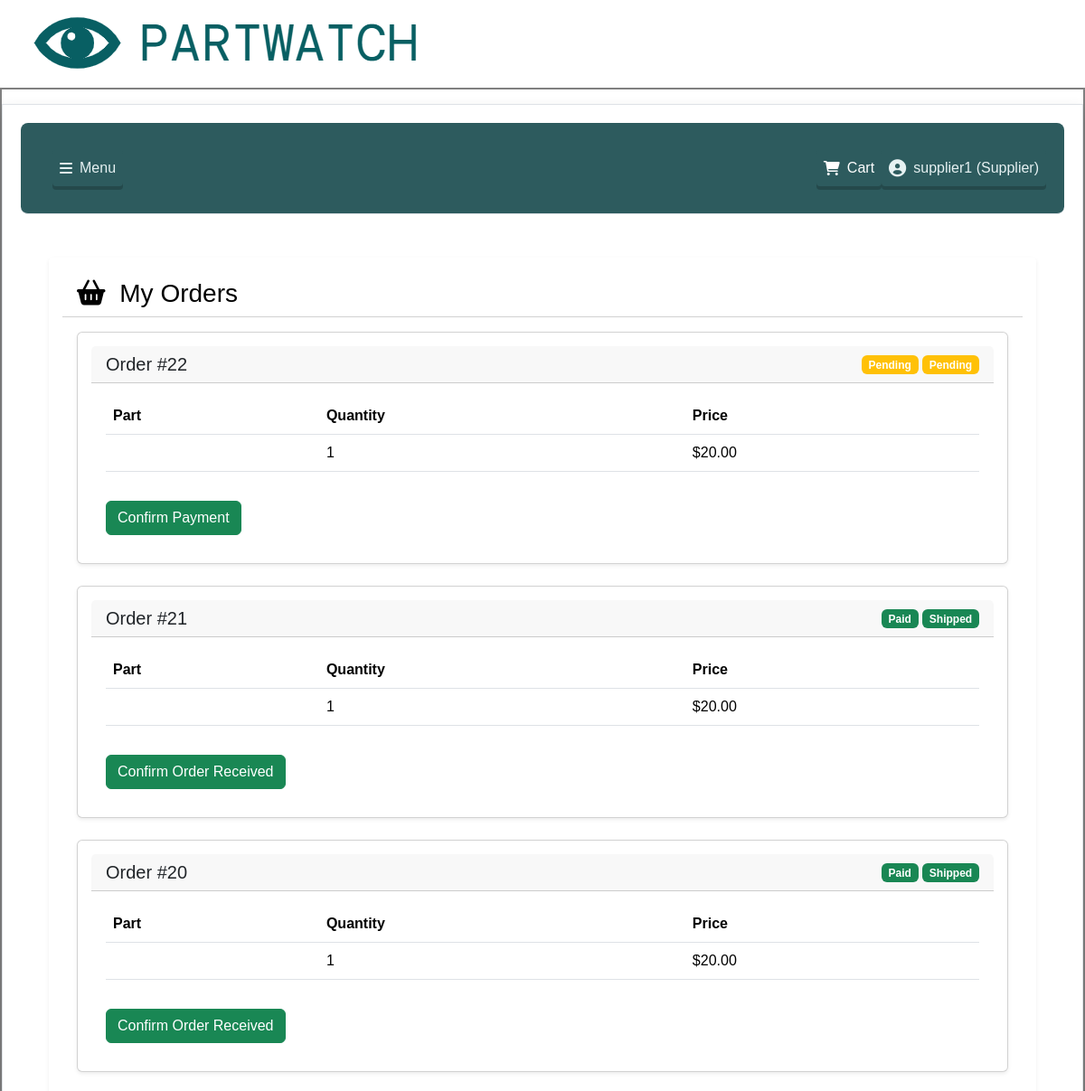
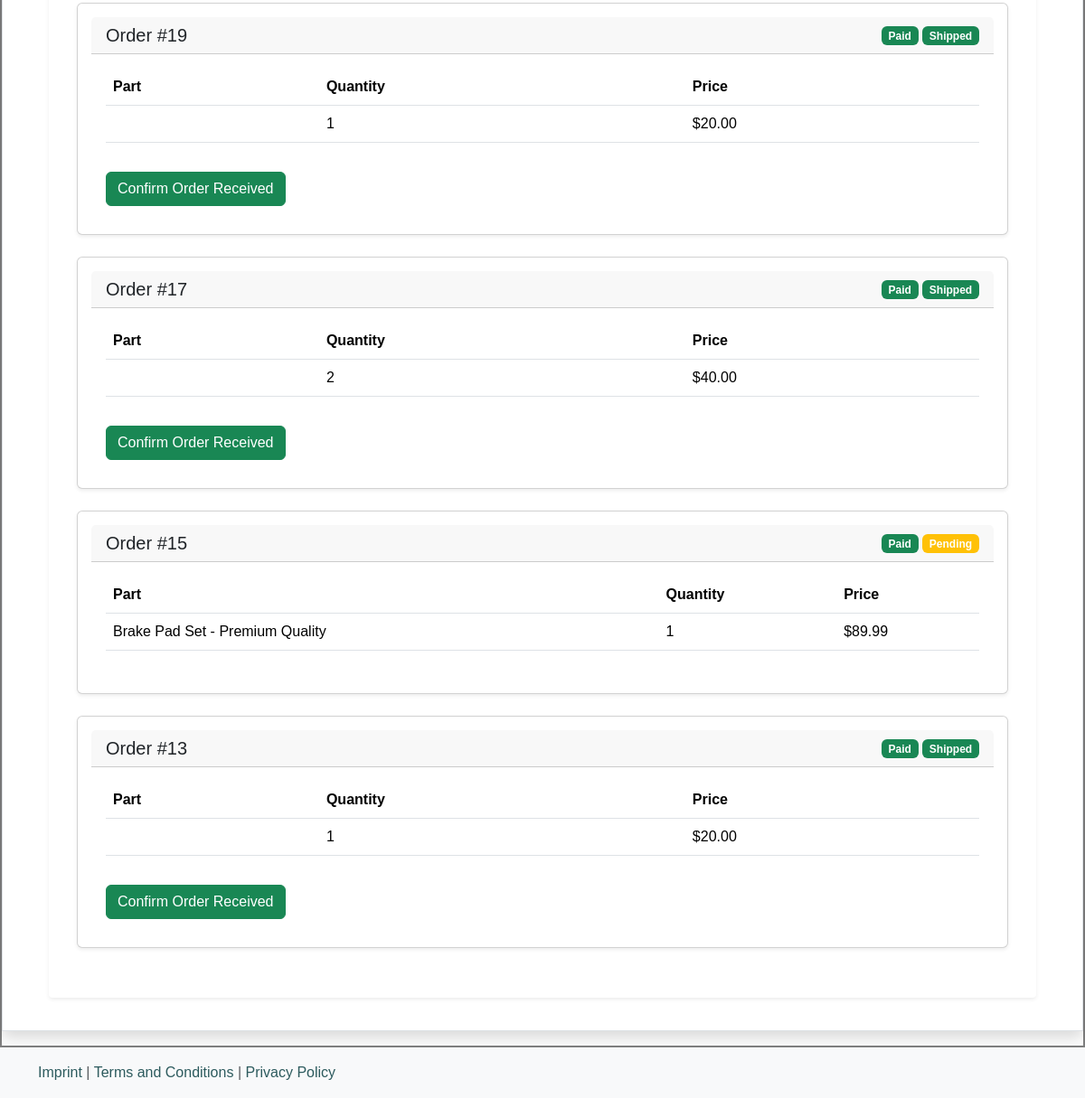
Screenshot of /my_orders (signed in) with the database file from the repository (2 pictures, top to bottom).
### models.py (models this page shows, shortened)
class User(db.Model, UserMixin):
    id = db.Column(db.Integer, primary_key=True)
    username = db.Column(db.String(150), unique=True, nullable=False)
    email = db.Column(db.String(150), unique=True, nullable=False)
    password = db.Column(db.String(200), nullable=False)
    role = db.Column(db.String(50), nullable=False)

class Order(db.Model):
    id = db.Column(db.Integer, primary_key=True)
    user_id = db.Column(db.Integer, db.ForeignKey('user.id'), nullable=False)
    user = db.relationship('User', backref=db.backref('orders', lazy=True))
    order_date = db.Column(db.DateTime, nullable=False, default=datetime.utcnow)
    total_amount = db.Column(db.Float, nullable=False)
    payment_status = db.Column(db.String(20), nullable=False, default='pending')
    payment_reference = db.Column(db.String(100), nullable=True)
    payment_date = db.Column(db.DateTime, nullable=True)
    shipping_name = db.Column(db.String(150), nullable=True)
    shipping_address = db.Column(db.Text, nullable=True)
    shipping_status = db.Column(db.String(20), nullable=False, default='pending')  # Add this line
    completion_status = db.Column(db.String(20), nullable=False, default='pending')  # Add this line
    purchases = db.relationship('Purchase', back_populates='order', lazy=True)

class Purchase(db.Model):
    id = db.Column(db.Integer, primary_key=True)
    order_id = db.Column(db.Integer, db.ForeignKey('order.id'), nullable=True)  # Changed to nullable
    order = db.relationship('Order', back_populates='purchases', lazy=True)
    part_id = db.Column(db.Integer, db.ForeignKey('part.id'), nullable=False)
    part = db.relationship('Part', back_populates='purchases', lazy=True)
    user_id = db.Column(db.Integer, db.ForeignKey('user.id'), nullable=False)
    user = db.relationship('User', backref=db.backref('purchases', lazy=True))
    quantity = db.Column(db.Integer, nullable=False)
    total_price = db.Column(db.Float, nullable=False)
    purchase_date = db.Column(db.DateTime, nullable=False, default=datetime.utcnow)

class Part(db.Model):
    id = db.Column(db.Integer, primary_key=True)
    name = db.Column(db.String(150), nullable=False)
    supplier_id = db.Column(db.Integer, db.ForeignKey('user.id'), nullable=False)
    supplier = db.relationship('User', backref=db.backref('parts', lazy=True, cascade="all, delete-orphan"))
    price = db.Column(db.Float, nullable=False)
    availability = db.Column(db.String(100), nullable=False)
    quantity = db.Column(db.Integer, nullable=False)
    delivery = db.Column(db.String(100), nullable=False)
    image = db.Column(db.String(200), nullable=True)
    description = db.Column(db.Text, nullable=False)
    manufacturer = db.Column(db.String(100), nullable=False)
    model = db.Column(db.String(100), nullable=False)
    purchases = db.relationship(
        'Purchase',
        back_populates='part',
        lazy=True,
        primaryjoin="and_(Part.id==Purchase.part_id, Purchase.order_id==None)",
        cascade="all, delete-orphan"
    )

### app.py (the view)
@app.route('/my_orders')
@login_required
def my_orders():
    orders = Order.query.filter_by(user_id=current_user.id).order_by(Order.order_date.desc()).all()
    supplier_orders = []
    if current_user.role == 'supplier':
        supplier_orders = (Order.query
            .join(Purchase)
            .join(Part)
            .filter(Part.supplier_id == current_user.id)
            .order_by(Order.order_date.desc())
            .distinct()
            .all())
    return render_template('my_orders.html',
                         orders=orders,
                         supplier_orders=supplier_orders)

### app.py (called while the page is built)
@login_manager.user_loader
def load_user(user_id):
    return User.query.get(int(user_id))

### templates/my_orders.html (shortened to what this page needs)
{% extends "base.html" %}
{% block CONTENT %}
<div class="container mt-5">
    <div class="card border-0 shadow-sm card-orders">
        <div class="card-header card-orders-header">
            <h3 class="mb-0"><i class="fas fa-shopping-basket me-2"></i> My Orders</h3>
        </div>
        <div class="card-body">
            {% if orders %}
                {% for order in orders %}
                    <div class="card mb-4 shadow-sm">
                        <div class="card-header d-flex justify-content-between align-items-center">
                            <h5 class="mb-0">Order #{{ order.id }}</h5>
                            <div>
                                <span class="badge {% if order.payment_status == 'pending' %}bg-warning{% else %}bg-success{% endif %}">
                                    {{ order.payment_status|capitalize }}
                                </span>
                                <span class="badge {% if order.shipping_status == 'pending' %}bg-warning{% else %}bg-success{% endif %}">
                                    {{ order.shipping_status|capitalize }}
                                </span>
                            </div>
                        </div>
                        <div class="card-body">
                            <div class="table-responsive">
                                <table class="table">
                                    <thead>
                                        <tr>
                                            <th>Part</th>
                                            <th>Quantity</th>
                                            <th>Price</th>
                                        </tr>
                                    </thead>
                                    <tbody>
                                        {% for purchase in order.purchases %}
                                        <tr>
                                            <td>{{ purchase.part.name }}</td>
                                            <td>{{ purchase.quantity }}</td>
                                            <td>${{ "%.2f"|format(purchase.total_price) }}</td>
                                        </tr>
                                        {% endfor %}
                                    </tbody>
                                </table>
                            </div>
                            {% if order.payment_status == 'pending' and order.user_id == current_user.id %}
                                <form method="POST" action="{{ url_for('confirm_payment', order_id=order.id) }}">
                                    <button type="submit" class="btn btn-success mt-3">Confirm Payment</button>
                                </form>
                            {% endif %}
                            {% if order.completion_status == 'pending' and order.shipping_status == 'shipped' and order.user_id == current_user.id %}
                                <form method="POST" action="{{ url_for('confirm_completion', order_id=order.id) }}">
                                    <button type="submit" class="btn btn-success mt-3">Confirm Order Received</button>
                                </form>
                            {% endif %}
                        </div>
                    </div>
                {% endfor %}
            {% else %}
                <div class="alert alert-info">You have no orders yet.</div>
            {% endif %}
        </div>
    </div>
</div>
{% endblock %}

### templates/base.html (shortened to what this page needs)
<!doctype html>
<html lang="en">
<head>
    {{ bootstrap.load_css() }}
    <link rel="stylesheet" href="{{ url_for('static', filename='css/style.css') }}">
    <link rel="stylesheet" href="https://cdnjs.cloudflare.com/ajax/libs/font-awesome/6.0.0-beta3/css/all.min.css">
</head>
<body>
    <header>
        <a href="{{ url_for('index') }}">
            <img src="{{ url_for('static', filename='images/logo.png') }}" alt="Logo" class="logo">
        </a>
    </header>
    <div class="main-container">
        <div class="container-fluid border shadow pb-3 my-3">
            <nav class="navbar navbar-expand-xl border-bottom mb-3" style="background: #2d5b5e; border-radius: 8px;">
                <div class="container-fluid px-0">
                    <div class="collapse navbar-collapse" id="navbarSupportedContent">
                        <ul class="navbar-nav w-100">
                            {% if current_user.is_authenticated %}
                                <li class="nav-item dropdown">
                                    <a class="nav-link custom-button" id="hoverDropdown">
                                        <i class="fas fa-bars"></i>
                                        <span>Menu</span>
                                    </a>
                                </li>
                                <li class="nav-item ms-auto">
                                    <a class="nav-link custom-button" href="{{ url_for('cart') }}">
                                        <i class="fas fa-shopping-cart cart-icon"></i>
                                        <span class="cart-text">Cart</span>
                                    </a>
                                </li>
                                <li class="nav-item">
                                    <a class="nav-link custom-button profile-link" href="{{ url_for('profile') }}">
                                        <i class="fas fa-user-circle user-icon"></i>
                                        <span>{{ current_user.username }} ({{ current_user.role | capitalize }})</span>
                                    </a>
                                </li>
                            {% else %}
                                <li class="nav-item">
                                    <a class="nav-link custom-button fs-4 fw-bold text-light py-2 px-3" href="{{ url_for('login') }}">
                                        <i class="fas fa-sign-in-alt"></i> Login
                                    </a>
                                </li>
                            {% endif %}
                        </ul>
                    </div>
                </div>
            </nav>
            <main>
                <div class="container">
                {% block CONTENT %}{% endblock %}
                </div>
            </main>
        </div>
    </div>
    <footer class="footer mt-auto py-3 bg-light">
        <div class="container">
            <span class="text-muted">
                <a href="{{ url_for('imprint') }}">Imprint</a> |
                <a href="{{ url_for('terms') }}">Terms and Conditions</a> |
                <a href="{{ url_for('privacy') }}">Privacy Policy</a>
            </span>
        </div>
    </footer>
</body>
</html>

### static/css/style.css (style rules this page uses)
:root { --primary-color: #2d5b5e; --primary-light: #597f82; --text-light: #e6f1f2; --border-color: #808080; --blue-color: #1e90ff; --blue-light: #63b8ff; --spacing-sm: 8px; --spacing-md: 12px; --spacing-lg: 16px; --border-radius: 4px; --transition-default: all 0.3s ease; }
body { font-family: sans-serif; margin: 0; padding: 0; box-sizing: border-box; }
.container-fluid { padding: 20px; }
.main-container { border: 2px solid var(--border-color); padding: 0; }
.navbar { margin-bottom: 20px; padding: 10px 20px; }
.card { margin-bottom: 20px; padding: 15px; }
.footer { margin-top: 40px; padding: 20px; }
a { color: var(--primary-color); text-decoration: none; }
.custom-button, .btn-blue, .btn-primary, .btn-yellow, .btn-red { padding: var(--spacing-sm) var(--spacing-md); border-radius: var(--border-radius); transition: var(--transition-default); display: inline-flex; align-items: center; gap: var(--spacing-sm); position: relative; border: none; box-shadow: 0 4px 0px rgba(0, 0, 0, 0.2); }
.custom-button, .btn-primary { background-color: var(--primary-color); color: var(--text-light) !important; box-shadow: 0 4px 0px rgba(0, 0, 0, 0.2); transition: transform 0.2s ease, box-shadow 0.2s ease; }
.nav-item.dropdown { position: relative; display: inline-block; margin-right: auto; margin-left: 15px; }
.nav-item.dropdown > a:after { content: ''; position: absolute; bottom: -10px; left: 0; width: 100%; height: 10px; }
.profile-link { color: var(--text-light) !important; padding: var(--spacing-sm) var(--spacing-md); border-radius: var(--border-radius); transition: var(--transition-default); display: inline-flex; align-items: center; gap: var(--spacing-sm); position: relative; }
.profile-link::after { content: ''; position: absolute; bottom: 2px; left: 30px; right: var(--spacing-md); height: 1px; background-color: var(--text-light); transform: scaleX(0); transition: transform 0.3s ease; }
.profile-link .user-icon { font-size: 1.2em; transition: transform 0.3s ease; }
.cart-icon, .cart-text { color: white; }
.card-orders { background-color: white; color: black; border-radius: var(--border-radius); }
.card-orders-header { background-color: white; color: black; border-radius: var (--border-radius) var(--border-radius) 0 0; }

### rows the page displays
User: username "supplier1", role "Supplier"
Order: id "22", payment_status "Pending", shipping_status "Pending"
Purchase: quantity "1", total_price "20.00"
Order: id "21", payment_status "Paid", shipping_status "Shipped"
Purchase: quantity "1", total_price "20.00"
Order: id "20", payment_status "Paid", shipping_status "Shipped"
Purchase: quantity "1", total_price "20.00"
Order: id "19", payment_status "Paid", shipping_status "Shipped"
Purchase: quantity "1", total_price "20.00"
Order: id "17", payment_status "Paid", shipping_status "Shipped"
Purchase: quantity "2", total_price "40.00"
Order: id "15", payment_status "Paid", shipping_status "Pending"
Purchase: part.name "Brake Pad Set - Premium Quality", quantity "1", total_price "89.99"
Order: id "13", payment_status "Paid", shipping_status "Shipped"
Purchase: quantity "1", total_price "20.00"
